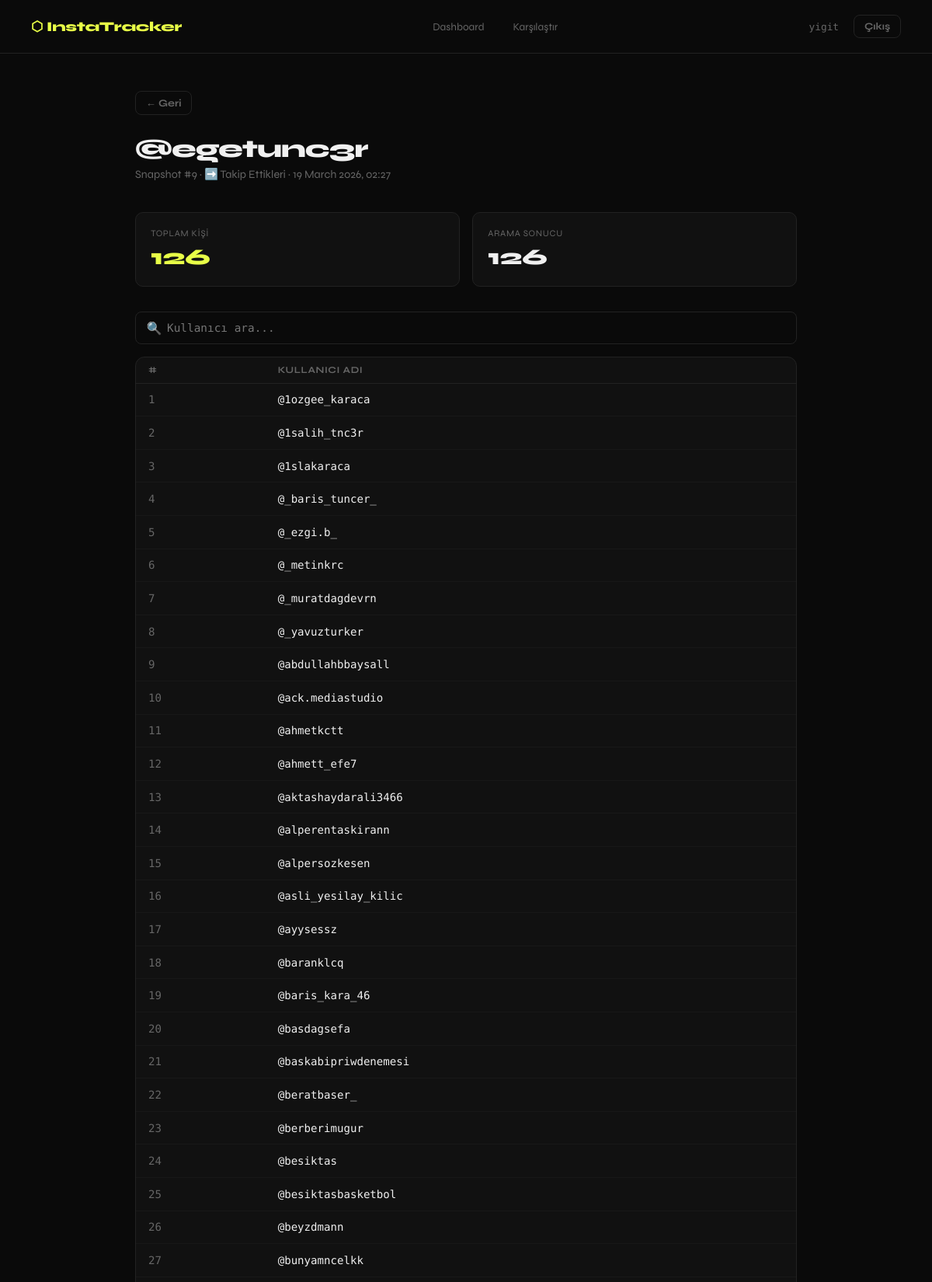
Screenshot of /snapshot/9 (signed in, upper part) with the database file from the repository.
### models.py (models this page shows, shortened)
class User(UserMixin, db.Model):
    __tablename__ = "users"
    id = db.Column(db.Integer, primary_key=True)
    username = db.Column(db.String(80), unique=True, nullable=False)
    email = db.Column(db.String(120), unique=True, nullable=False)
    password_hash = db.Column(db.String(256), nullable=False)
    created_at = db.Column(db.DateTime, default=now_tr)
    snapshots = db.relationship("Snapshot", backref="owner", lazy=True, cascade="all, delete-orphan")

class Snapshot(db.Model):
    __tablename__ = "snapshots"
    id = db.Column(db.Integer, primary_key=True)
    user_id = db.Column(db.Integer, db.ForeignKey("users.id"), nullable=False)
    target_instagram = db.Column(db.String(100), nullable=False)
    scrape_type = db.Column(db.String(20), nullable=False, default="following")
    taken_at = db.Column(db.DateTime, default=now_tr)
    followers = db.relationship("Follower", backref="snapshot", lazy=True, cascade="all, delete-orphan")

class Follower(db.Model):
    __tablename__ = "followers"
    id = db.Column(db.Integer, primary_key=True)
    snapshot_id = db.Column(db.Integer, db.ForeignKey("snapshots.id"), nullable=False)
    instagram_username = db.Column(db.String(100), nullable=False)

### app.py (the view)
@app.route("/snapshot/<int:snapshot_id>")
@login_required
def snapshot_detail(snapshot_id):
    snapshot = Snapshot.query.filter_by(id=snapshot_id, user_id=current_user.id).first_or_404()
    return render_template("snapshot.html", snapshot=snapshot)

### app.py (called while the page is built)
@login_manager.user_loader
def load_user(user_id):
    return User.query.get(int(user_id))

### templates/snapshot.html (shortened to what this page needs)
{% extends "base.html" %}
{% block content %}
<div class="flex" style="margin-bottom:1.5rem;">
    <a href="{{ url_for('dashboard') }}" class="btn btn-ghost" style="padding:0.4rem 0.8rem;font-size:0.82rem;">← Geri</a>
</div>
<h1>@{{ snapshot.target_instagram }}</h1>
<p class="subtitle">
    Snapshot #{{ snapshot.id }} ·
    {% if snapshot.scrape_type == 'followers' %}⬅️ Takipçiler{% else %}➡️ Takip Ettikleri{% endif %} ·
    {{ snapshot.taken_at.strftime('%d %B %Y, %H:%M') }}
</p>
<div class="stats">
    <div class="stat-box">
        <div class="stat-label">Toplam Kişi</div>
        <div class="stat-value yellow">{{ snapshot.followers|length }}</div>
    </div>
    <div class="stat-box">
        <div class="stat-label">Arama Sonucu</div>
        <div class="stat-value" id="filteredCount">{{ snapshot.followers|length }}</div>
    </div>
</div>
<div style="margin-bottom:1rem;position:relative;">
    <input
        type="text"
        id="searchInput"
        placeholder="Kullanıcı ara..."
        style="padding-left:2.5rem;"
        oninput="filterTable(this.value)"
        autofocus
    >
    <span style="position:absolute;left:0.9rem;top:50%;transform:translateY(-50%);color:var(--muted);pointer-events:none;">🔍</span>
</div>
<div class="card" style="padding:0">
    <div class="table-wrap">
        <table id="userTable">
            <thead>
                <tr><th>#</th><th>Kullanıcı Adı</th></tr>
            </thead>
            <tbody id="tableBody">
                {% for f in snapshot.followers %}
                <tr data-username="{{ f.instagram_username }}">
                    <td class="text-muted seq">{{ loop.index }}</td>
                    <td class="mono">
                        <a href="https://instagram.com/{{ f.instagram_username }}" target="_blank"
                           style="color:var(--text);text-decoration:none;">
                            @{{ f.instagram_username }}
                        </a>
                    </td>
                </tr>
                {% endfor %}
            </tbody>
        </table>
    </div>
</div>
{% endblock %}

### templates/base.html (shortened to what this page needs)
<!DOCTYPE html>
<html lang="tr">
<head>
</head>
<body>
{% if current_user.is_authenticated %}
<nav>
    <a class="nav-logo" href="{{ url_for('dashboard') }}">⬡ InstaTracker</a>
    <div class="nav-links">
        <a href="{{ url_for('dashboard') }}" {% if request.endpoint == 'dashboard' %}class="active"{% endif %}>Dashboard</a>
        <a href="{{ url_for('compare') }}" {% if request.endpoint == 'compare' %}class="active"{% endif %}>Karşılaştır</a>
    </div>
    <div class="flex" style="gap:1.2rem">
        <span class="nav-user">{{ current_user.username }}</span>
        <a href="{{ url_for('auth_logout') }}" class="btn btn-ghost" style="padding:0.35rem 0.8rem;font-size:0.8rem;">Çıkış</a>
    </div>
</nav>
{% endif %}
<main>
    {% block content %}{% endblock %}
</main>
</body>
</html>

### templates/base.html (style rules this page uses)
*, *::before, *::after { box-sizing: border-box; margin: 0; padding: 0; }
:root { --bg: #0a0a0a; --surface: #111111; --border: #222222; --accent: #e8ff47; --accent-dim: #b8cc30; --text: #f0f0f0; --muted: #666; --danger: #ff4d4d; --success: #47ff8a; }
body { background: var(--bg); color: var(--text); font-family: 'Syne', sans-serif; min-height: 100vh; }
nav { display: flex; align-items: center; justify-content: space-between; padding: 1.2rem 2.5rem; border-bottom: 1px solid var(--border); position: sticky; top: 0; background: var(--bg); z-index: 100; }
.nav-logo { font-size: 1.1rem; font-weight: 800; letter-spacing: -0.02em; color: var(--accent); text-decoration: none; }
.nav-links { display: flex; gap: 0.5rem; align-items: center; }
.nav-links a { color: var(--muted); text-decoration: none; font-size: 0.85rem; padding: 0.4rem 0.9rem; border-radius: 6px; transition: color 0.2s, background 0.2s; }
.nav-user { font-size: 0.8rem; color: var(--muted); font-family: 'DM Mono', monospace; }
main { max-width: 900px; margin: 0 auto; padding: 3rem 1.5rem; }
h1 { font-size: 2rem; font-weight: 800; letter-spacing: -0.03em; margin-bottom: 0.3rem; }
.subtitle { color: var(--muted); font-size: 0.9rem; margin-bottom: 2.5rem; }
.card { background: var(--surface); border: 1px solid var(--border); border-radius: 12px; padding: 1.8rem; margin-bottom: 1.2rem; }
input[type="text"], input[type="email"], input[type="password"], select { width: 100%; background: var(--bg); border: 1px solid var(--border); color: var(--text); padding: 0.75rem 1rem; border-radius: 8px; font-family: 'DM Mono', monospace; font-size: 0.9rem; transition: border-color 0.2s; outline: none; }
.btn { display: inline-flex; align-items: center; gap: 0.5rem; padding: 0.75rem 1.5rem; border-radius: 8px; font-family: 'Syne', sans-serif; font-weight: 700; font-size: 0.9rem; cursor: pointer; border: none; text-decoration: none; transition: opacity 0.2s, transform 0.1s; }
.btn-ghost { background: transparent; color: var(--muted); border: 1px solid var(--border); }
.table-wrap { overflow-x: auto; }
table { width: 100%; border-collapse: collapse; font-size: 0.88rem; }
th { text-align: left; padding: 0.6rem 1rem; color: var(--muted); font-size: 0.75rem; text-transform: uppercase; letter-spacing: 0.05em; border-bottom: 1px solid var(--border); }
td { padding: 0.8rem 1rem; border-bottom: 1px solid #181818; font-family: 'DM Mono', monospace; }
.stats { display: grid; grid-template-columns: repeat(auto-fit, minmax(140px, 1fr)); gap: 1rem; margin-bottom: 2rem; }
.stat-box { background: var(--surface); border: 1px solid var(--border); border-radius: 10px; padding: 1.2rem; }
.stat-label { font-size: 0.72rem; color: var(--muted); text-transform: uppercase; letter-spacing: 0.06em; margin-bottom: 0.4rem; }
.stat-value { font-size: 1.8rem; font-weight: 800; }
.stat-value.yellow { color: var(--accent); }
.mono { font-family: 'DM Mono', monospace; }
.text-muted { color: var(--muted); }
.flex { display: flex; align-items: center; gap: 1rem; }

### rows the page displays
User: username "yigit"
Snapshot: target_instagram "egetunc3r", id "9", taken_at "19 March 2026, 02:27"
Follower: instagram_username "1ozgee_karaca"
Follower: instagram_username "1salih_tnc3r"
Follower: instagram_username "1slakaraca"
Follower: instagram_username "_baris_tuncer_"
Follower: instagram_username "_ezgi.b_"
Follower: instagram_username "_metinkrc"
Follower: instagram_username "_muratdagdevrn"
Follower: instagram_username "_yavuzturker"
Follower: instagram_username "abdullahbbaysall"
Follower: instagram_username "ack.mediastudio"
Follower: instagram_username "ahmetkctt"
Follower: instagram_username "ahmett_efe7"
Follower: instagram_username "aktashaydarali3466"
Follower: instagram_username "alperentaskirann"
Follower: instagram_username "alpersozkesen"
Follower: instagram_username "asli_yesilay_kilic"
Follower: instagram_username "ayysessz"
Follower: instagram_username "baranklcq"
Follower: instagram_username "baris_kara_46"
Follower: instagram_username "basdagsefa"
Follower: instagram_username "baskabipriwdenemesi"
Follower: instagram_username "beratbaser_"
Follower: instagram_username "berberimugur"
Follower: instagram_username "besiktas"
Follower: instagram_username "besiktasbasketbol"
Follower: instagram_username "beyzdmann"
Follower: instagram_username "bunyamncelkk"

### other values shown
{{ snapshot.followers|length }} "126"
